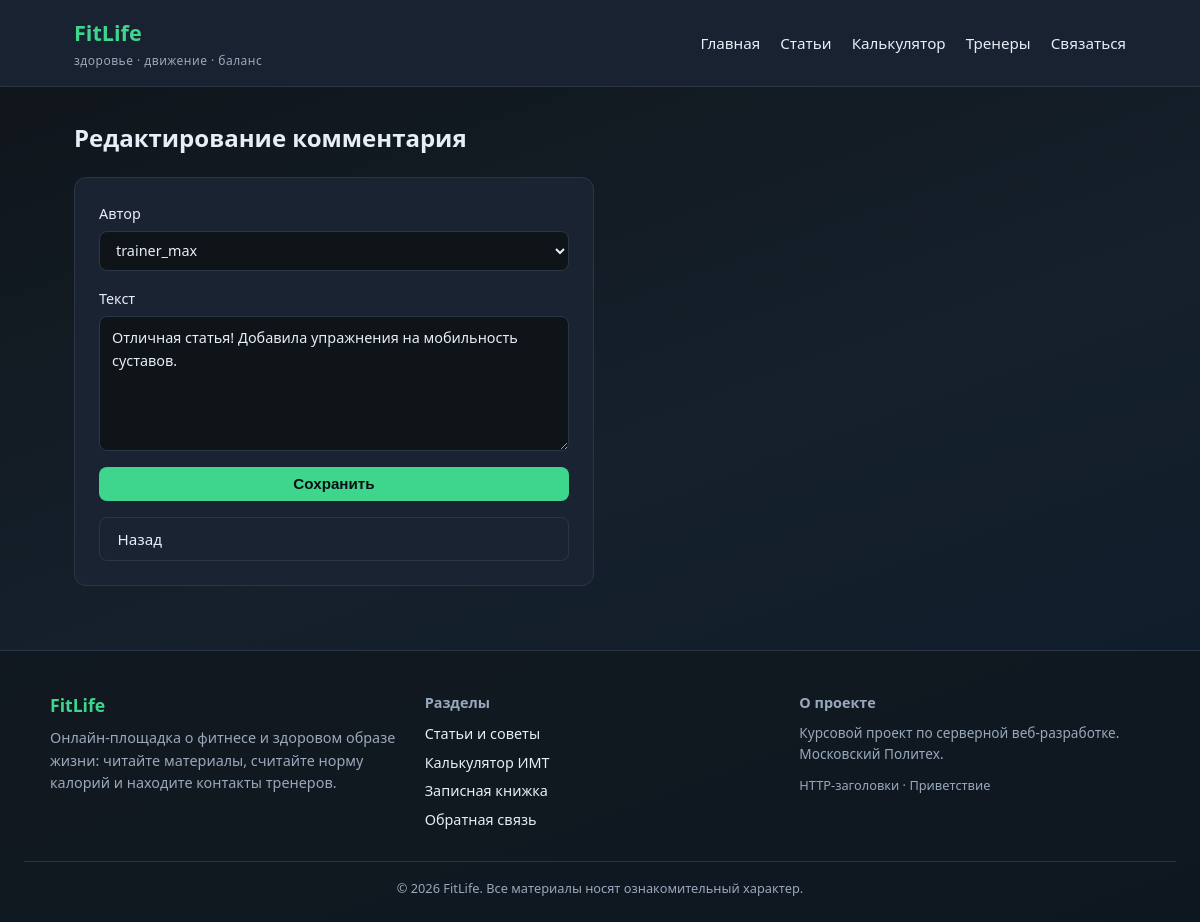
/comments/1/edit, run on the app's committed database.
### tables this page shows
CREATE TABLE comments (
    id INT NOT NULL AUTO_INCREMENT,
    author_id INT NOT NULL,
    article_id INT NOT NULL,
    text TEXT NOT NULL,
    created_at DATETIME NOT NULL DEFAULT CURRENT_TIMESTAMP,
    PRIMARY KEY (id),
    KEY idx_comments_article (article_id),
    CONSTRAINT fk_comments_author FOREIGN KEY (author_id) REFERENCES users (id) ON DELETE CASCADE,
    CONSTRAINT fk_comments_article FOREIGN KEY (article_id) REFERENCES articles (id) ON DELETE CASCADE
);

CREATE TABLE users (
    id INT NOT NULL AUTO_INCREMENT,
    nickname VARCHAR(128) NOT NULL,
    email VARCHAR(255) NOT NULL,
    is_confirmed TINYINT(1) NOT NULL DEFAULT 0,
    role ENUM('admin', 'user') NOT NULL DEFAULT 'user',
    password_hash VARCHAR(255) NOT NULL DEFAULT '',
    auth_token VARCHAR(255) NOT NULL DEFAULT '',
    created_at DATETIME NOT NULL DEFAULT CURRENT_TIMESTAMP,
    PRIMARY KEY (id),
    UNIQUE KEY uk_users_nickname (nickname),
    UNIQUE KEY uk_users_email (email)
);

### src/MyProject/View.php (called while the page is built, shortened)
<?php
final class View
{
    private string $templatesPath;
    public function __construct()
    {
        $this->templatesPath = dirname(__DIR__, 2) . '/templates';
    }
    public function render(string $template, array $vars = []): void
    {
        extract($vars, EXTR_SKIP);
        $config = require dirname(__DIR__, 2) . '/config/config.php';
        require $this->templatesPath . '/' . $template . '.php';
        require $this->templatesPath . '/layout.php';
    }
}

### src/MyProject/Controllers/CommentsController.php (called while the page is built, shortened)
<?php
class CommentsController
{
    private View $view;
    public function __construct()
    {
        $this->view = new View();
    }
    public function edit(string $id): void
    {
        $comment = Comment::findById((int) $id);
        $this->view->render('comments/edit', [
            'title' => 'Редактирование комментария',
            'comment' => $comment,
            'authors' => User::findAll('nickname ASC'),
        ]);
    }
}

### src/MyProject/Application.php (called while the page is built, shortened)
<?php
final class Application
{
    public function run(): void
    {
        $router = new Router();
        $main = MainController::class;
        $articles = ArticlesController::class;
        $comments = CommentsController::class;
        $contacts = ContactsController::class;
        $feedback = FeedbackController::class;
        $calculator = CalculatorController::class;
        $router->add('~^/$~', [$main, 'index']);
        $router->add('~^/hello/([^/]+)$~', [$main, 'hello']);
        $router->add('~^/bye/([^/]+)$~', [$main, 'bye']);
        $router->add('~^/headers$~', [$main, 'headers']);
        $router->add('~^/articles$~', [$articles, 'index']);
        $router->add('~^/articles/create$~', [$articles, 'create']);
        $router->add('~^/articles/(\d+)$~', [$articles, 'show']);
        $router->add('~^/articles/(\d+)/edit$~', [$articles, 'edit']);
        $router->add('~^/articles/(\d+)/comments$~', [$comments, 'store']);
        $router->add('~^/comments/(\d+)/edit$~', [$comments, 'edit']);
        $router->add('~^/contacts$~', [$contacts, 'index']);
        $router->add('~^/contacts/create$~', [$contacts, 'create']);
        $router->add('~^/contacts/(\d+)/edit$~', [$contacts, 'edit']);
        $router->add('~^/contacts/(\d+)/delete$~', [$contacts, 'delete']);
        $router->add('~^/feedback$~', [$feedback, 'form']);
        $router->add('~^/feedback/sent$~', [$feedback, 'sent']);
        $router->add('~^/calculator$~', [$calculator, 'index']);
        $router->add('~^/calculator/calculate$~', [$calculator, 'calculate']);
        $uri = $_SERVER['REQUEST_URI'] ?? '/';
        $method = $_SERVER['REQUEST_METHOD'] ?? 'GET';
        $router->dispatch($uri, $method);
    }
}

### www/index.php (called while the page is built, shortened)
<?php
$app = new MyProject\Application();
$app->run();

### src/MyProject/Db.php (called while the page is built, shortened)
<?php
final class Db
{
    private static ?PDO $pdo = null;
    public static function getConnection(): PDO
    {
        if (self::$pdo === null) {
            $config = require dirname(__DIR__, 2) . '/config/config.php';
            $db = $config['db'];
            $driver = $db['driver'] ?? 'mysql';
            try {
                if ($driver === 'sqlite') {
                    $path = $db['sqlite_path'];
                    if (!is_file($path)) {
                        require dirname(__DIR__, 2) . '/database/init_sqlite.php';
                    }
                    self::$pdo = new PDO('sqlite:' . $path, null, null, [
                        PDO::ATTR_ERRMODE => PDO::ERRMODE_EXCEPTION,
                        PDO::ATTR_DEFAULT_FETCH_MODE => PDO::FETCH_ASSOC,
                    ]);
                } else {
                    $dsn = sprintf(
                        'mysql:host=%s;port=%s;dbname=%s;charset=%s',
                        $db['host'],
                        $db['port'],
                        $db['name'],
                        $db['charset']
                    );
                    self::$pdo = new PDO($dsn, $db['user'], $db['password'], [
                        PDO::ATTR_ERRMODE => PDO::ERRMODE_EXCEPTION,
                        PDO::ATTR_DEFAULT_FETCH_MODE => PDO::FETCH_ASSOC,
                    ]);
                    self::$pdo->exec('SET NAMES utf8mb4 COLLATE utf8mb4_unicode_ci');
                }
            } catch (PDOException $e) {
                http_response_code(500);
                echo 'Ошибка подключения к базе данных: ' . htmlspecialchars($e->getMessage());
                exit;
            }
        }
        return self::$pdo;
    }
}

### src/MyProject/Models/User.php (called while the page is built, shortened)
<?php
class User extends ActiveRecord
{
    protected static function getTableName(): string
    {
        return 'users';
    }
}

### src/MyProject/ActiveRecord/ActiveRecord.php (called while the page is built, shortened)
<?php
abstract class ActiveRecord
{
    public static function findById(int $id): ?static
    {
        $table = static::getTableName();
        $stmt = Db::getConnection()->prepare("SELECT * FROM {$table} WHERE id = :id LIMIT 1");
        $stmt->execute(['id' => $id]);
        $row = $stmt->fetch(PDO::FETCH_ASSOC);
        return $row ? static::mapRow($row) : null;
    }
    public static function findAll(string $orderBy = 'id DESC'): array
    {
        $table = static::getTableName();
        $stmt = Db::getConnection()->query("SELECT * FROM {$table} ORDER BY {$orderBy}");
        $items = [];
        while ($row = $stmt->fetch(PDO::FETCH_ASSOC)) {
            $items[] = static::mapRow($row);
        }
        return $items;
    }
    protected static function mapRow(array $row): static
    {
        $object = new static();
        $reflection = new ReflectionClass($object);
        foreach ($row as $key => $value) {
            $property = $reflection->getProperty($key);
            $type = $property->getType();
            if ($type && $type->getName() === 'int' && $value !== null && $value !== '') {
                $value = (int) $value;
            }
        }
        return $object;
    }
}

### src/MyProject/Models/Comment.php (called while the page is built, shortened)
<?php
class Comment extends ActiveRecord
{
    protected static function getTableName(): string
    {
        return 'comments';
    }
}

### config/config.php (called while the page is built, shortened)
<?php
return [
    'app_name' => 'FitLife',
    'default_title' => 'FitLife - блог о здоровье и фитнесе',
    'db' => [
        'driver' => getenv('DB_DRIVER') ?: 'mysql',
        'sqlite_path' => dirname(__DIR__) . '/database/fitlife.sqlite',
        'host' => getenv('DB_HOST') ?: '127.0.0.1',
        'port' => getenv('DB_PORT') ?: '3306',
        'name' => getenv('DB_NAME') ?: 'fitlife',
        'user' => getenv('DB_USER') ?: 'root',
        'password' => getenv('DB_PASSWORD') ?: '',
        'charset' => 'utf8mb4',
    ],
];

### templates/comments/edit.php (the view)
<section class="page-block">
    <h1>Редактирование комментария</h1>
    <form method="post" class="form-card">
        <label>Автор
            <select name="author_id">
                <?php foreach ($authors as $user): ?>
                    <option value="<?= $user->id ?>" <?= $user->id === $comment->author_id ? 'selected' : '' ?>>
                        <?= htmlspecialchars($user->nickname) ?>
                    </option>
                <?php endforeach; ?>
            </select>
        </label>
        <label>Текст <textarea name="text" rows="5" required><?= htmlspecialchars($comment->text) ?></textarea></label>
        <button type="submit" class="btn btn-primary">Сохранить</button>
        <a href="/articles/<?= $comment->article_id ?>#comment<?= $comment->id ?>" class="btn btn-secondary">Назад</a>
    </form>
</section>

### src/MyProject/Router.php (shortened to what this page needs)
<?php
final class Router
{
    private array $routes = [];
    public function add(string $pattern, array $handler): void
    {
        $this->routes[$pattern] = $handler;
    }
    public function dispatch(string $uri, string $method): void
    {
        $path = parse_url($uri, PHP_URL_PATH) ?: '/';
        $path = '/' . trim($path, '/');
        if ($path !== '/') {
            $path = rtrim($path, '/');
        }
        foreach ($this->routes as $pattern => $handler) {
            if (preg_match($pattern, $path, $matches)) {
                array_shift($matches);
                $controller = new $handler[0]();
                $action = $handler[1];
                $controller->$action(...$matches);
                return;
            }
        }
    }
}

### www/assets/css/style.css (style rules this page uses)
:root { --bg: #0f1419; --surface: #1a2332; --accent: #3dd68c; --accent-2: #5b9dff; --text: #e8eef7; --muted: #9aa8bc; --border: #2a3648; --error: #ff6b6b; --success: #3dd68c; }
* { box-sizing: border-box; }
body { margin: 0; font-family: "Segoe UI", system-ui, sans-serif; background: linear-gradient(160deg, #0f1419 0%, #15202b 50%, #0d1b2a 100%); color: var(--text); min-height: 100vh; line-height: 1.6; }
a { color: var(--accent-2); text-decoration: none; }
.page-block h1 { margin-top: 0; }
.btn { display: inline-block; padding: 0.55rem 1.1rem; border-radius: 8px; border: none; font-size: 0.95rem; cursor: pointer; text-decoration: none; transition: transform 0.15s, opacity 0.15s; }
.btn-primary { background: var(--accent); color: #0a0f14; font-weight: 600; }
.btn-secondary { background: transparent; color: var(--text); border: 1px solid var(--border); }
.form-card { background: var(--surface); border: 1px solid var(--border); border-radius: 12px; padding: 1.5rem; max-width: 520px; display: flex; flex-direction: column; gap: 1rem; }
.form-card label { display: flex; flex-direction: column; gap: 0.35rem; font-size: 0.9rem; }
.form-card input, .form-card select, .form-card textarea { padding: 0.55rem 0.75rem; border-radius: 8px; border: 1px solid var(--border); background: #0f1419; color: var(--text); font: inherit; }

### data on the page
comments: author_id "trainer_max", text "Отличная статья! Добавила упражнения на мобильность суставов."
